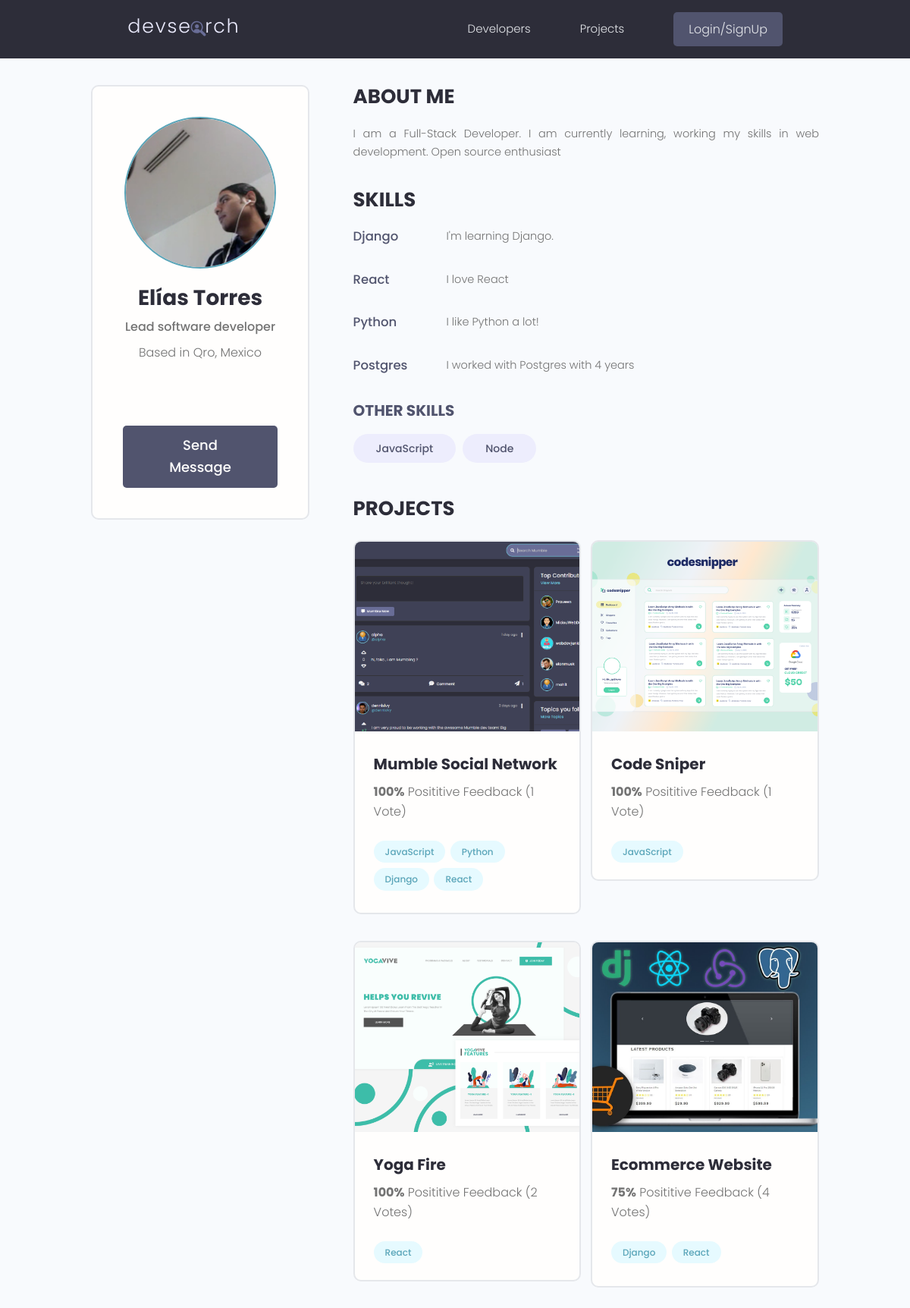
Page /profile/b2b75a1e-cc45-43dd-86e1-705ffecfcf68/ on the earlier database version.
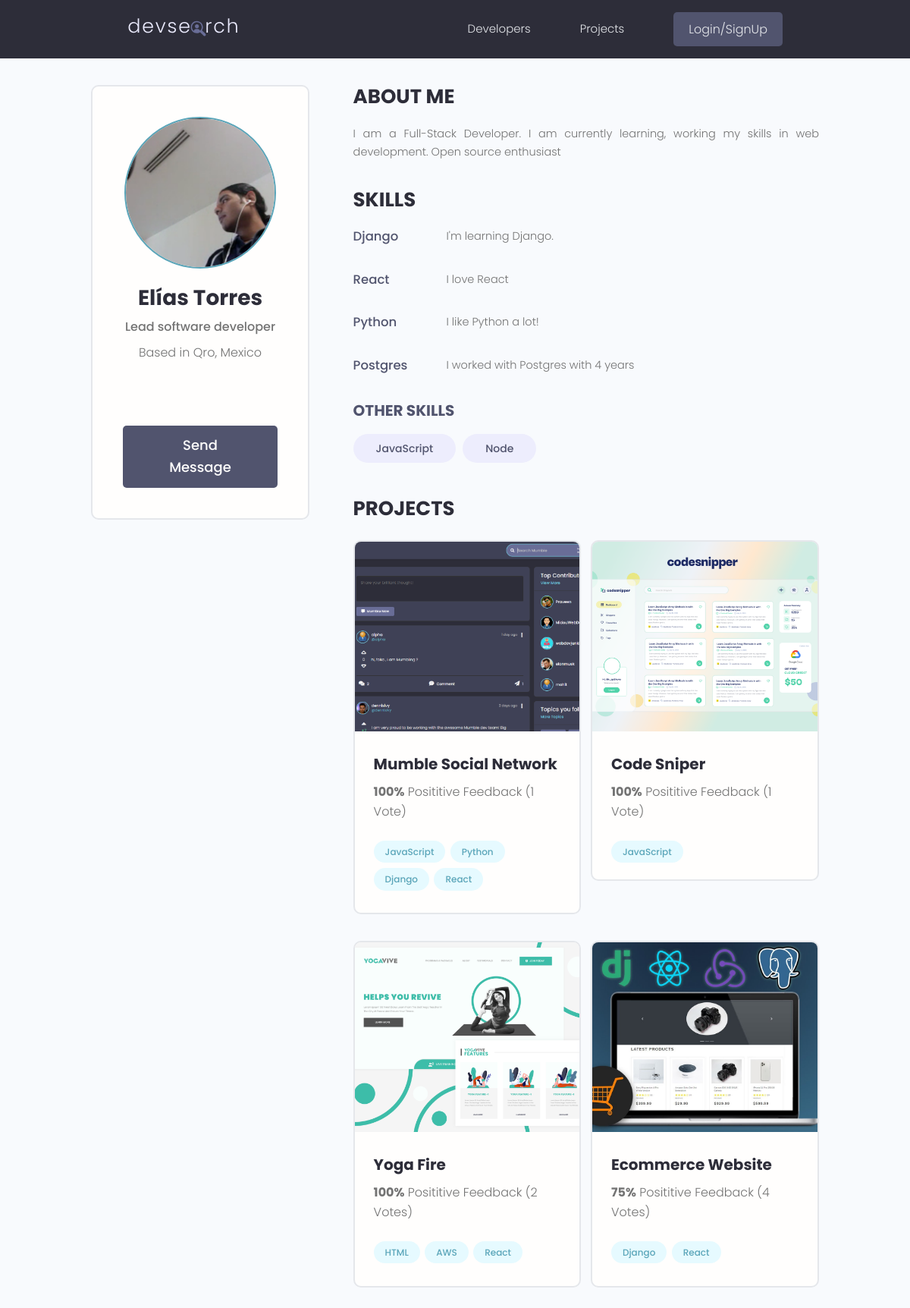
Same page on the later database version.
### developer/models.py (models this page shows)
class Skill(models.Model):
    id = models.UUIDField(default=uuid.uuid4,
                          primary_key=True, unique=True, editable=False)
    developer = models.ForeignKey(Developer, on_delete=models.CASCADE)
    name = models.CharField(max_length=200, blank=True, null=True)
    description = models.TextField(blank=True, null=True)
    created = models.DateTimeField(auto_now_add=True)
    def __str__(self):
        return str(self.name)

### project/models.py (models this page shows, shortened)
class Project(models.Model):
    id = models.UUIDField(default=uuid.uuid4,
                          primary_key=True, unique=True, editable=False)
    owner = models.ForeignKey(Developer, null=True,
                              blank=True, on_delete=models.CASCADE)
    title = models.CharField(max_length=200, unique=True)
    description = models.TextField(null=True, blank=True)
    featured_image = models.ImageField(
        null=True, blank=True, default='default.jpg')
    demo_link = models.CharField(max_length=2000, null=True, blank=True)
    source_link = models.CharField(max_length=2000, null=True, blank=True)
    tags = models.ManyToManyField('Tag', blank=True)
    vote_total = models.IntegerField(default=0, null=True, blank=True)
    vote_ratio = models.IntegerField(default=0, null=True, blank=True)
    created = models.DateTimeField(auto_now_add=True)
    class Meta:
        ordering = ['-vote_ratio']

class Tag(models.Model):
    id = models.UUIDField(default=uuid.uuid4,
                          primary_key=True, unique=True, editable=False)
    name = models.CharField(max_length=200)
    created = models.DateTimeField(auto_now_add=True)
    def __str__(self):
        return self.name

### developer/views.py (the view)
# urls.py: path('profile/<str:pk>/', views.profile, name='profile'),
def profile(request, pk):
    developer = Developer.objects.get(pk=pk)
    top_skills = developer.skill_set.exclude(description__exact='')
    other_skills = developer.skill_set.filter(description='')[:5]
    context = {'developer': developer,
               'top_skills': top_skills, 'other_skills': other_skills}
    template_name = 'developer/profile.html'
    return render(request, template_name, context)

### developer/templates/developer/profile.html (shortened to what the changed rows need)
{% extends 'main.html' %}
{% block content %}
<main class="profile my-md">
    <div class="container">
        <div class="layout">
            <div class="column column--1of3">
                <div class="card text-center">
                    <div class="card__body dev">
                        <h2 class="dev__name">{{ developer.name }}</h2>
                    </div>
                </div>
            </div>
            <div class="column column--2of3">
                <div class="devInfo">
                    <div class="devInfo__skills">
                        {% for top_skill in top_skills %}
                        <div class="devSkill">
                            <h4 class="devSkill__title">{{ top_skill.name }}</h4>
                            <p class="devSkill__info">
                                {{ top_skill.description }}
                            </p>
                        </div>
                        {% endfor %}
                        <div class="devInfo__otherSkills">
                            {% for other_skill in other_skills %}
                            <span class="tag tag--pill tag--sub tag--lg">
                                <small>{{ other_skill }}</small>
                            </span>
                            {% endfor %}
                        </div>
                    </div>
                </div>
                <div class="devInfo">
                    <div class="grid grid--two">
                        {% for project in developer.project_set.all %}
                        <div class="column">
                            <div class="card project">
                                <a href="{% url 'project:project' project.id %}" class="project">
                                    <img class="project__thumbnail" src="{{ project.featured_image.url }}"
                                        alt="project thumbnail" />
                                    <div class="card__body">
                                        <h3 class="project__title">{{ project.title }}</h3>
                                        <p class="project--rating">
                                            <span style="font-weight: bold;">{{ project.vote_ratio }}%</span>
                                            Posititive Feedback ({{ project.vote_total }}
                                            Vote{{project.vote_total|pluralize:"s"}})
                                        </p>
                                        <div class="project__tags">
                                            {% for tag in project.tags.all %}
                                            <span class="tag tag--pill tag--main">
                                                <small>{{ tag }}</small>
                                            </span>
                                            {% endfor %}
                                        </div>
                                    </div>
                                </a>
                            </div>
                        </div>
                        {% endfor %}
                    </div>
                </div>
            </div>
        </div>
    </div>
</main>
{% endblock %}

Differences in the rows shown:
added Tag: name "HTML", shown under Project "Yoga Fire"
added Tag: name "AWS", shown under Project "Yoga Fire"
